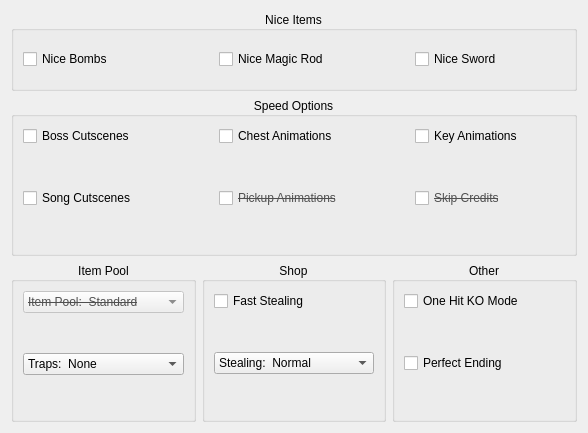
              <widget class="QWidget" name="tab_7">
               <attribute name="title">
                <string>Gameplay Settings</string>
               </attribute>
               <layout class="QVBoxLayout" name="verticalLayout_19">
                <item>
                 <layout class="QVBoxLayout" name="verticalLayout_18" stretch="1,2,2">
                  <item>
                   <widget class="QGroupBox" name="groupBox_7">
                    <property name="title">
                     <string>Nice Items</string>
                    </property>
                    <property name="alignment">
                     <set>Qt::AlignCenter</set>
                    </property>
                    <layout class="QVBoxLayout" name="verticalLayout_21">
                     <item>
                      <layout class="QVBoxLayout" name="verticalLayout_20">
                       <item>
                        <layout class="QHBoxLayout" name="horizontalLayout_19">
                         <item>
                          <widget class="QCheckBox" name="niceBombsCheck">
                           <property name="minimumSize">
                            <size>
                             <width>150</width>
                             <height>0</height>
                            </size>
                           </property>
                           <property name="text">
                            <string>Nice Bombs</string>
                           </property>
                          </widget>
                         </item>
                         <item>
                          <spacer name="horizontalSpacer_24">
                           <property name="orientation">
                            <enum>Qt::Horizontal</enum>
                           </property>
                           <property name="sizeHint" stdset="0">
                            <size>
                             <width>40</width>
                             <height>20</height>
                            </size>
                           </property>
                          </spacer>
                         </item>
                         <item>
                          <widget class="QCheckBox" name="niceRodCheck">
                           <property name="minimumSize">
                            <size>
                             <width>150</width>
                             <height>0</height>
                            </size>
                           </property>
                           <property name="text">
                            <string>Nice Magic Rod</string>
                           </property>
                          </widget>
                         </item>
                         <item>
                          <spacer name="horizontalSpacer_25">
                           <property name="orientation">
                            <enum>Qt::Horizontal</enum>
                           </property>
                           <property name="sizeHint" stdset="0">
                            <size>
                             <width>40</width>
                             <height>20</height>
                            </size>
                           </property>
                          </spacer>
                         </item>
                         <item>
                          <widget class="QCheckBox" name="niceSwordCheck">
                           <property name="minimumSize">
                            <size>
                             <width>150</width>
                             <height>0</height>
                            </size>
                           </property>
                           <property name="text">
                            <string>Nice Sword</string>
                           </property>
                          </widget>
                         </item>
                        </layout>
                       </item>
                      </layout>
                     </item>
                    </layout>
                   </widget>
                  </item>
                  <item>
                   <widget class="QGroupBox" name="groupBox_8">
                    <property name="title">
                     <string>Speed Options</string>
                    </property>
                    <property name="alignment">
                     <set>Qt::AlignCenter</set>
                    </property>
                    <layout class="QVBoxLayout" name="verticalLayout_23">
                     <item>
                      <layout class="QVBoxLayout" name="verticalLayout_22">
                       <item>
                        <layout class="QHBoxLayout" name="horizontalLayout_20">
                         <item>
                          <widget class="QCheckBox" name="bossAnimCheck">
                           <property name="minimumSize">
                            <size>
                             <width>150</width>
                             <height>0</height>
                            </size>
                           </property>
                           <property name="text">
                            <string>Boss Cutscenes</string>
                           </property>
                          </widget>
                         </item>
                         <item>
                          <spacer name="horizontalSpacer_26">
                           <property name="orientation">
                            <enum>Qt::Horizontal</enum>
                           </property>
                           <property name="sizeHint" stdset="0">
                            <size>
                             <width>40</width>
                             <height>20</height>
                            </size>
                           </property>
                          </spacer>
                         </item>
                         <item>
                          <widget class="QCheckBox" name="chestAnimCheck">
                           <property name="minimumSize">
                            <size>
                             <width>150</width>
                             <height>0</height>
                            </size>
                           </property>
                           <property name="text">
                            <string>Chest Animations</string>
                           </property>
                          </widget>
                         </item>
                         <item>
                          <spacer name="horizontalSpacer_27">
                           <property name="orientation">
                            <enum>Qt::Horizontal</enum>
                           </property>
                           <property name="sizeHint" stdset="0">
                            <size>
                             <width>40</width>
                             <height>20</height>
                            </size>
                           </property>
                          </spacer>
                         </item>
                         <item>
                          <widget class="QCheckBox" name="keyAnimCheck">
                           <property name="minimumSize">
                            <size>
                             <width>150</width>
                             <height>0</height>
                            </size>
                           </property>
                           <property name="text">
                            <string>Key Animations</string>
                           </property>
                          </widget>
                         </item>
                        </layout>
                       </item>
                       <item>
                        <spacer name="verticalSpacer_2">
                         <property name="orientation">
                          <enum>Qt::Vertical</enum>
                         </property>
                         <property name="sizeHint" stdset="0">
                          <size>
                           <width>20</width>
                           <height>40</height>
                          </size>
                         </property>
                        </spacer>
                       </item>
                       <item>
                        <layout class="QHBoxLayout" name="horizontalLayout_21">
                         <item>
                          <widget class="QCheckBox" name="songAnimCheck">
                           <property name="minimumSize">
                            <size>
                             <width>150</width>
                             <height>0</height>
                            </size>
                           </property>
                           <property name="text">
                            <string>Song Cutscenes</string>
                           </property>
                          </widget>
                         </item>
                         <item>
                          <spacer name="horizontalSpacer_28">
                           <property name="orientation">
                            <enum>Qt::Horizontal</enum>
                           </property>
                           <property name="sizeHint" stdset="0">
                            <size>
                             <width>40</width>
                             <height>20</height>
                            </size>
                           </property>
                          </spacer>
                         </item>
                         <item>
                          <widget class="QCheckBox" name="pickupAnimCheck">
                           <property name="minimumSize">
                            <size>
                             <width>150</width>
                             <height>0</height>
                            </size>
                           </property>
                           <property name="font">
                            <font>
                             <strikeout>true</strikeout>
                            </font>
                           </property>
                           <property name="styleSheet">
                            <string notr="true">color: rgb(80, 80, 80);</string>
                           </property>
                           <property name="text">
                            <string>Pickup Animations</string>
                           </property>
                           <property name="checkable">
                            <bool>false</bool>
                           </property>
                          </widget>
                         </item>
                         <item>
                          <spacer name="horizontalSpacer_29">
                           <property name="orientation">
                            <enum>Qt::Horizontal</enum>
                           </property>
                           <property name="sizeHint" stdset="0">
                            <size>
                             <width>40</width>
                             <height>20</height>
                            </size>
                           </property>
                          </spacer>
                         </item>
                         <item>
                          <widget class="QCheckBox" name="creditsAnimCheck">
                           <property name="minimumSize">
                            <size>
                             <width>150</width>
                             <height>0</height>
                            </size>
                           </property>
                           <property name="font">
                            <font>
                             <strikeout>true</strikeout>
                            </font>
                           </property>
                           <property name="styleSheet">
                            <string notr="true">color: rgb(80, 80, 80);</string>
                           </property>
                           <property name="text">
                            <string>Skip Credits</string>
                           </property>
                           <property name="checkable">
                            <bool>false</bool>
                           </property>
                          </widget>
                         </item>
                        </layout>
                       </item>
                       <item>
                        <spacer name="verticalSpacer_26">
                         <property name="orientation">
                          <enum>Qt::Vertical</enum>
                         </property>
                         <property name="sizeHint" stdset="0">
                          <size>
                           <width>20</width>
                           <height>40</height>
                          </size>
                         </property>
                        </spacer>
                       </item>
                      </layout>
                     </item>
                    </layout>
                   </widget>
                  </item>
                  <item>
                   <layout class="QHBoxLayout" name="horizontalLayout_22">
                    <item>
                     <layout class="QVBoxLayout" name="verticalLayout_24">
                      <item>
                       <widget class="QGroupBox" name="groupBox_9">
                        <property name="title">
                         <string>Item Pool</string>
                        </property>
                        <property name="alignment">
                         <set>Qt::AlignCenter</set>
                        </property>
                        <layout class="QVBoxLayout" name="verticalLayout_28">
                         <item>
                          <layout class="QVBoxLayout" name="verticalLayout_27">
                           <item>
                            <widget class="QComboBox" name="poolComboBox">
                             <property name="enabled">
                              <bool>false</bool>
                             </property>
                             <property name="font">
                              <font>
                               <strikeout>true</strikeout>
                              </font>
                             </property>
                             <property name="styleSheet">
                              <string notr="true">color: rgb(80, 80, 80);</string>
                             </property>
                             <property name="currentIndex">
                              <number>1</number>
                             </property>
                             <item>
                              <property name="text">
                               <string>Item Pool:  Plentiful</string>
                              </property>
                             </item>
                             <item>
                              <property name="text">
                               <string>Item Pool:  Standard</string>
                              </property>
                             </item>
                             <item>
                              <property name="text">
                               <string>Item Pool:  Reduced</string>
                              </property>
                             </item>
                            </widget>
                           </item>
                           <item>
                            <spacer name="verticalSpacer_17">
                             <property name="orientation">
                              <enum>Qt::Vertical</enum>
                             </property>
                             <property name="sizeHint" stdset="0">
                              <size>
                               <width>20</width>
                               <height>40</height>
                              </size>
                             </property>
                            </spacer>
                           </item>
                           <item>
                            <widget class="QComboBox" name="trapsComboBox">
                             <item>
                              <property name="text">
                               <string>Traps:  None</string>
                              </property>
                             </item>
                             <item>
                              <property name="text">
                               <string>Traps:  Few</string>
                              </property>
                             </item>
                             <item>
                              <property name="text">
                               <string>Traps:  Many</string>
                              </property>
                             </item>
                             <item>
                              <property name="text">
                               <string>Traps:  Trapsanity</string>
                              </property>
                             </item>
                            </widget>
                           </item>
                           <item>
                            <spacer name="verticalSpacer_27">
                             <property name="orientation">
                              <enum>Qt::Vertical</enum>
                             </property>
                             <property name="sizeHint" stdset="0">
                              <size>
                               <width>20</width>
                               <height>40</height>
                              </size>
                             </property>
                            </spacer>
                           </item>
                          </layout>
                         </item>
                        </layout>
                       </widget>
                      </item>
                     </layout>
                    </item>
                    <item>
                     <layout class="QVBoxLayout" name="verticalLayout_25">
                      <item>
                       <widget class="QGroupBox" name="groupBox_10">
                        <property name="title">
                         <string>Shop</string>
                        </property>
                        <property name="alignment">
                         <set>Qt::AlignCenter</set>
                        </property>
                        <layout class="QVBoxLayout" name="verticalLayout_30">
                         <item>
                          <layout class="QVBoxLayout" name="verticalLayout_29">
                           <item>
                            <widget class="QCheckBox" name="fastStealingCheck">
                             <property name="text">
                              <string>Fast Stealing</string>
                             </property>
                            </widget>
                           </item>
                           <item>
                            <spacer name="verticalSpacer_18">
                             <property name="orientation">
                              <enum>Qt::Vertical</enum>
                             </property>
                             <property name="sizeHint" stdset="0">
                              <size>
                               <width>20</width>
                               <height>40</height>
                              </size>
                             </property>
                            </spacer>
                           </item>
                           <item>
                            <widget class="QComboBox" name="stealingComboBox">
                             <property name="currentIndex">
                              <number>2</number>
                             </property>
                             <item>
                              <property name="text">
                               <string>Stealing:  Always</string>
                              </property>
                             </item>
                             <item>
                              <property name="text">
                               <string>Stealing:  Never</string>
                              </property>
                             </item>
                             <item>
                              <property name="text">
                               <string>Stealing:  Normal</string>
                              </property>
                             </item>
                            </widget>
                           </item>
                           <item>
                            <spacer name="verticalSpacer_28">
                             <property name="orientation">
                              <enum>Qt::Vertical</enum>
                             </property>
                             <property name="sizeHint" stdset="0">
                              <size>
                               <width>20</width>
                               <height>40</height>
                              </size>
                             </property>
                            </spacer>
                           </item>
                          </layout>
                         </item>
                        </layout>
                       </widget>
                      </item>
                     </layout>
                    </item>
                    <item>
                     <layout class="QVBoxLayout" name="verticalLayout_26">
                      <item>
                       <widget class="QGroupBox" name="groupBox_11">
                        <property name="title">
                         <string>Other</string>
                        </property>
                        <property name="alignment">
                         <set>Qt::AlignCenter</set>
                        </property>
                        <layout class="QVBoxLayout" name="verticalLayout_32">
                         <item>
                          <layout class="QVBoxLayout" name="verticalLayout_31">
                           <item>
                            <widget class="QCheckBox" name="ohkoCheck">
                             <property name="text">
                              <string>One Hit KO Mode</string>
                             </property>
                            </widget>
                           </item>
                           <item>
                            <spacer name="verticalSpacer_19">
                             <property name="orientation">
                              <enum>Qt::Vertical</enum>
                             </property>
                             <property name="sizeHint" stdset="0">
                              <size>
                               <width>20</width>
                               <height>40</height>
                              </size>
                             </property>
                            </spacer>
                           </item>
                           <item>
                            <widget class="QCheckBox" name="endingCheck">
                             <property name="text">
                              <string>Perfect Ending</string>
                             </property>
                            </widget>
                           </item>
                           <item>
                            <spacer name="verticalSpacer_29">
                             <property name="orientation">
                              <enum>Qt::Vertical</enum>
                             </property>
                             <property name="sizeHint" stdset="0">
                              <size>
                               <width>20</width>
                               <height>40</height>
                              </size>
                             </property>
                            </spacer>
                           </item>
                          </layout>
                         </item>
                        </layout>
                       </widget>
                      </item>
                     </layout>
                    </item>
                   </layout>
                  </item>
                 </layout>
                </item>
               </layout>
              </widget>
